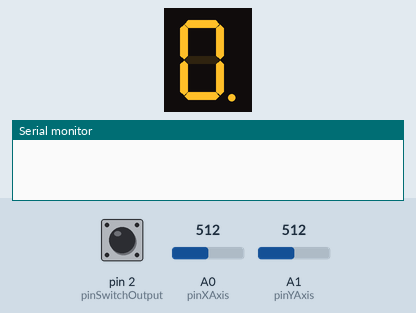
Bench run of a sketch on a simulated Arduino Uno, built with avr-gcc and run on an emulated ATmega328P. On the bench: 1-digit seven-segment display, the last lines printed to the serial monitor. Wiring (inferred from the names in the program): 1-digit 7-segment display, segments lit when LOW: segments pin 5, pin 6, pin 7, pin 8, pin 9, pin 10, pin 11, pin 4. Inputs (shaded band) come from the test bench; at power-on: A0 (pinXAxis) = 512, pin 2 (pinSwitchOutput) HIGH, A1 (pinYAxis) = 512. The segment pins are drawn as the display they are named for.

Above: at 0.75 s.
At 1.2 s:
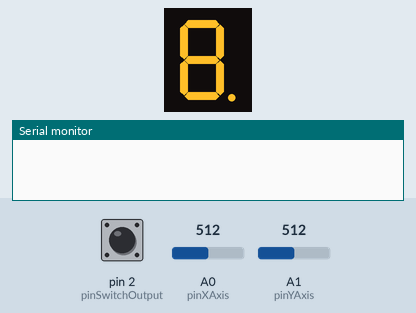
1.3 s: A0 (pinXAxis) set to 390
At 1.9 s:
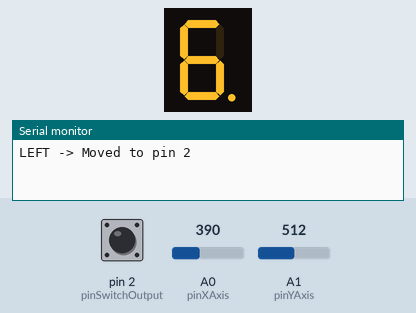
3.0 s: pin 2 (pinSwitchOutput) pulled LOW for 0.15 s
4.6 s: pin 2 (pinSwitchOutput) pulled LOW for 1 s
Timing chart, 0 to 7.6 s (numbered marks = the images above; inputs shaded):
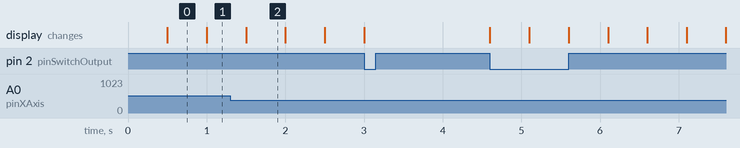

Measured:
- after the input at 1.3 s, the display: changes after 0.20 s (image 2)
- what the display in image 0 shows lasts 0.5 s, from 0.5 s to 1.0 s

The sketch:

Homework3.ino
```cpp
const int up = 0;
const int down = 1;
const int left = 2;
const int right = 3;

const int pinA = 4;
const int pinB = 5;
const int pinC = 6;
const int pinD = 7;
const int pinE = 8;
const int pinF = 9;
const int pinG = 10;
const int pinDP = 11;

const int pinXAxis = A0;
const int pinYAxis = A1;
const int pinSwitchOutput = 2;

const int numberOfSegments = 8;
const int segmentBlinkDuration = 500;

unsigned long lastLedBlinkReading = 0;

const int minThreshold = 400;
const int maxThreshold = 600;
bool joyMoved = false;

int xAxisValue = 0;
int yAxisValue = 0;

int switchState;
int lastSwitchState = LOW;
const int switchPressThreshold = 1500;
const int debounceDuration = 60;

volatile unsigned long switchPressedTime;
volatile unsigned long switchReleasedTime;
volatile unsigned long lastInterruptTime = 0;
volatile unsigned long interruptTime;

int backToState1 = 0;
int systemState = 1;

int currentPositionPin = 7;
byte currentPositionState = LOW;

int segments[numberOfSegments] = {
// 0     1      2     3     4     5     6     7
	pinA, pinB, pinC, pinD, pinE, pinF, pinG, pinDP
};

byte segmentsStates[numberOfSegments] = {
  LOW
};

int segmentMovementMatrix[numberOfSegments][4] = {
// UP  DOWN  LEFT  RIGHT
  {-1,   6,    5,    1 },   // a 0
  { 0,   6,    5,   -1 },   // b 1
  { 6,   3,    4,    7 },   // c 2
  { 6,  -1,    4,    2 },   // d 3
  { 6,   3,   -1,    2 },   // e 4
  { 0,   6,   -1,    1 },   // f 5
  { 0,   3,   -1,   -1 },   // g 6
  {-1,  -1,    2,   -1 },   // dp 7
};

// ----------------------------------------------------------------------------
void setup() {
  pinMode(pinSwitchOutput, INPUT_PULLUP);
  for (int i = 0; i < numberOfSegments; i++) {
    pinMode(segments[i], OUTPUT);
  }

  attachInterrupt(digitalPinToInterrupt(pinSwitchOutput), switchPress, CHANGE);

  Serial.begin(9600);
}


void loop() {
  if (systemState == 1) {
    firstState();
  }
  else {
    secondState();
  }
}


// The function for the first state keeps track of the segment movement, by registering the analog output
// given by the switch and mapping it to the corresponding axis.
void firstState() {
  blink(segments[currentPositionPin], segmentBlinkDuration);

  xAxisValue = analogRead(pinXAxis);

  // X axis maps to horizontal movement
  // RIGHT
  if (xAxisValue > maxThreshold && joyMoved == false &&
      segmentMovementMatrix[currentPositionPin][3] != -1) {
    joyMoved = true;
    digitalWrite(segments[currentPositionPin], segmentsStates[currentPositionPin]);
    currentPositionPin = segmentMovementMatrix[currentPositionPin][right];

    Serial.print("RIGHT -> Moved to pin ");
    Serial.println(currentPositionPin);
    currentPositionState = segmentsStates[currentPositionPin];
  }

  // LEFT
  if (xAxisValue < minThreshold && joyMoved == false &&
      segmentMovementMatrix[currentPositionPin][2] != -1) {
    joyMoved = true;
    digitalWrite(segments[currentPositionPin], segmentsStates[currentPositionPin]);
    currentPositionPin = segmentMovementMatrix[currentPositionPin][left];

    Serial.print("LEFT -> Moved to pin ");
    Serial.println(currentPositionPin);
    currentPositionState = segmentsStates[currentPositionPin];
  }


  yAxisValue = analogRead(pinYAxis);

  // Y axis maps to vertical movement
  // UP
  if (yAxisValue > maxThreshold && joyMoved == false &&
      segmentMovementMatrix[currentPositionPin][0] != -1) {
    joyMoved = true;
    digitalWrite(segments[currentPositionPin], segmentsStates[currentPositionPin]);
    currentPositionPin = segmentMovementMatrix[currentPositionPin][up];

    Serial.print("UP -> Moved to pin ");
    Serial.println(currentPositionPin);
    currentPositionState = segmentsStates[currentPositionPin];
  }

  // DOWN
  if (yAxisValue < minThreshold && joyMoved == false &&
      segmentMovementMatrix[currentPositionPin][1] != -1) {
    joyMoved = true;
    digitalWrite(segments[currentPositionPin], segmentsStates[currentPositionPin]);
    currentPositionPin = segmentMovementMatrix[currentPositionPin][down];

    Serial.print("DOWN -> Moved to pin ");
    Serial.println(currentPositionPin);
    currentPositionState = segmentsStates[currentPositionPin];
  }

  if (yAxisValue >= minThreshold && yAxisValue <= maxThreshold &&
      xAxisValue >= minThreshold && xAxisValue <= maxThreshold) {
    joyMoved = false;
  }
}


// The function for the second state handles the changing of the "true" state of the current
// segment, using movement on the X axis. In case the button is pressed while in state 2,
// the state changes to 1.
void secondState() {
  digitalWrite(segments[currentPositionPin], segmentsStates[currentPositionPin]);

  xAxisValue = analogRead(pinXAxis);

  if ((xAxisValue < minThreshold || xAxisValue > maxThreshold) && joyMoved == false) {
    joyMoved = true;
    segmentsStates[currentPositionPin] = !segmentsStates[currentPositionPin];
  }

  if (xAxisValue > minThreshold && xAxisValue < maxThreshold) {
    joyMoved = false;
  }

  switchState = digitalRead(pinSwitchOutput);

  if (switchState != lastSwitchState) {
    if (switchState == LOW) {
      Serial.println("Changed state to 1");
      systemState = 1;
      backToState1 = 1;
    }
  }
  lastSwitchState = switchState;
}


// The IRS() manages state change between 1 and 2, taking in account the duration for which the switch is pressed.
// For a short press, the state will change to 2.
// For a long press, the display will reset and the state will remain 1.
// The long press is only available in state 1.
void switchPress() {
  if (systemState == 1) {
    interruptTime = millis();

    if (interruptTime - lastInterruptTime > debounceDuration) {
      if (digitalRead(pinSwitchOutput) == LOW) {
        switchPressedTime = millis();
        backToState1 = 0;
      }
      else {
        if (backToState1 == 0) {
          switchReleasedTime = millis();

          Serial.print("Press time: ");
          Serial.println(switchPressedTime);
          Serial.print("Release time: ");
          Serial.println(switchReleasedTime);

          if(switchReleasedTime - switchPressedTime < switchPressThreshold) {
            Serial.println("Changed to state 2");
            systemState = 2;
          }
          else {
              Serial.println("The display has been RESET");
              for (int i = 0; i < numberOfSegments; i++) {
                segmentsStates[i] = LOW;
                digitalWrite(segments[i], segmentsStates[i]);
              }
              currentPositionPin = 7;
              systemState = 1;
          }
        }
      }
    }
    lastInterruptTime = interruptTime;
  }
}


// Simple function for segment blink
void blink (int ledPin, const int LedBlinkDuration) {
  unsigned long ledBlinkReading = millis();

  if (ledBlinkReading - lastLedBlinkReading >= LedBlinkDuration) {
    lastLedBlinkReading = ledBlinkReading;
    currentPositionState = !currentPositionState;
    digitalWrite(ledPin, currentPositionState);
  }
}
```
